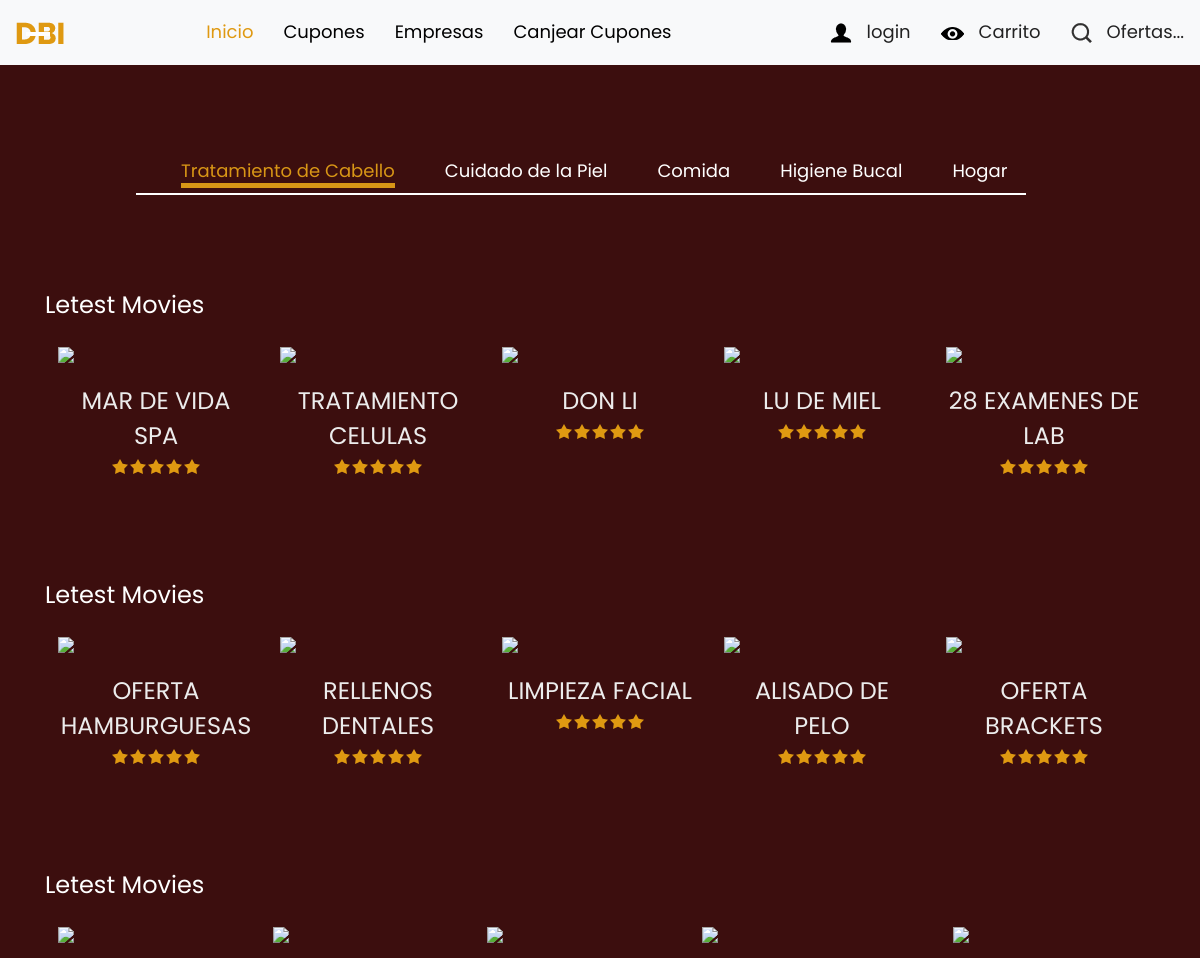
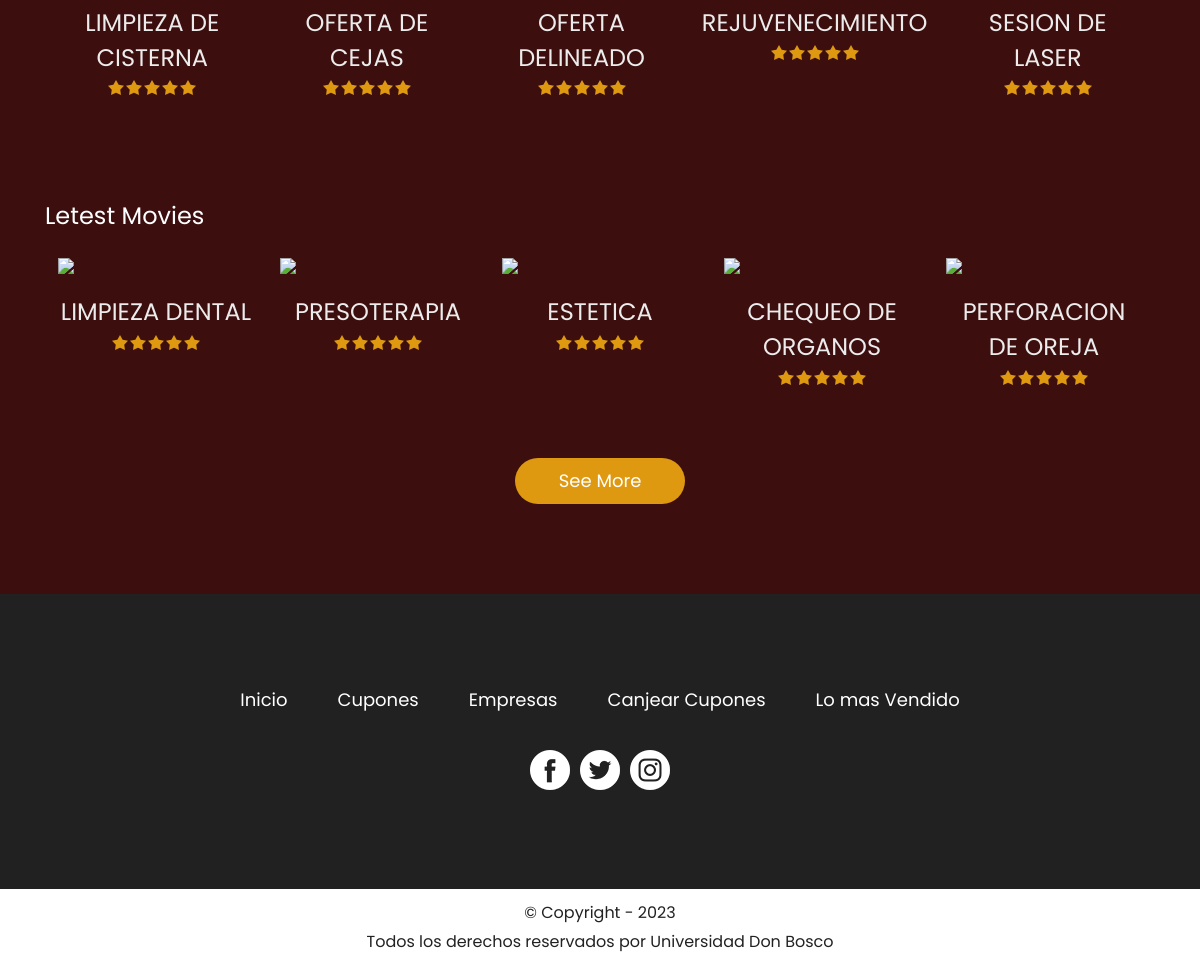
The app's page /Cuponeria/Cupon with its own data (2 pictures, top to bottom).
### tables this page shows
CREATE TABLE IF NOT EXISTS `cupon` (
  `id_cupon` varchar(7) NOT NULL,
  `titulo_cupon` varchar(20) NOT NULL,
  `precio_regular_cupon` float NOT NULL,
  `precio_oferta_cupon` float NOT NULL,
  `fecha_inicio_of_cupon` datetime NOT NULL,
  `fecha_final_of_cupon` datetime NOT NULL,
  `fecha_limite_cupon` datetime NOT NULL,
  `descripcion_cupon` varchar(255) NOT NULL,
  `cantidad_cupon` int(255) NOT NULL,
  `estado_cupon` tinyint(1) NOT NULL,
  `id_empresa` varchar(5) NOT NULL,
  `imagen` varchar(20) NOT NULL,
  PRIMARY KEY (`id_cupon`),
  KEY `Cupon_fk0` (`id_empresa`)
);

### Controlador/CuponControlador.php (called while the page is built, shortened)
<?php
require_once 'Controlador.php';
require_once './Modelo/CuponModelo.php';
class CuponControlador extends Controlador{
    private $model;
    function __construct(){
        $this->model=new CuponModelo();
    }
    public function Index(){
        $viewBag=array();
        $cupones=$this->model->get();
        $viewBag['cupones']=$cupones;
        $this->render("index.php",$viewBag);
    }
}

### Modelo/CuponModelo.php (called while the page is built, shortened)
<?php
require_once 'Modelo.php';
class CuponModelo extends Modelo{
    public function get($id=''){
        if($id==''){
            $query="SELECT * from  cupon";
            return $this->getQuery($query);
        }
        else{
            $query="SELECT * FROM Cupon WHERE id_cupon=:id_cupon";
            return $this->getQuery($query,['id_cupon'=>$id]);
        }
    }
}

### Modelo/Modelo.php (called while the page is built, shortened)
<?php
abstract class Modelo{
    private $hostname="localhost";
    private $user="root";
    private $pass="";
    private $db="Cuponeria";
    private $conn;
    protected function openConnection(){
        try{
        $this->conn=new PDO("mysql:host=$this->hostname;dbname=$this->db;charset=utf8",$this->user,$this->pass);
        }
        catch(PDOException $e){
            echo $e->getMessage();
        }
    }
    protected function closeConnection(){
        $this->conn=null;
    }
    protected function getQuery($query,$params=array()){
    try {
        $st=$this->conn->prepare($query);
        $st->execute($params);
        $rows=$st->fetchAll();
        return $rows;
    } catch (Exception $e) {
        $this->closeConnection();
        return null;
    }
}
}

### Vista/Cupon/index.php (the view, shortened to what this page needs)
<!DOCTYPE html>
<html lang="en">
<head>
    <?php
        include './Vista/cabecera.php';
    ?>
</head>
<body>
    <?php
        include './Vista/menu.php';
    ?>
    <div class="movies_section layout_padding">
         <div class="container">
            <div class="movies_menu">
               <ul>
                  <li class="active"><a href="#">Tratamiento de Cabello</a></li>
                  <li><a href="#">Cuidado de la Piel</a></li>
                  <li><a href="#">Comida</a></li>
                  <li><a href="#">Higiene Bucal</a></li>
                  <li><a href="#">Hogar</a></li>
               </ul>
            </div>
            <?php
               $index=0;
               $filas=explode(".",count($cupones)/5);
               $filas= count($filas)==1?$filas[0]:$filas[0]+1;
               for($j=0;$j<$filas;$j++){
             ?>
              <div class="movies_section_2 layout_padding">
               <h2 class="letest_text">Letest Movies</h2>
               <div class="movies_main">
                  <div class="iamge_movies_main">
                    <?php
                    for($n=0;$n<5;$n++){
                     $cupon=$cupones[$index];
                    ?>
                    <div class="iamge_movies">
                        <div class="image_3">
                        </div>
                        <h1 class="code_text"><?=$cupon['titulo_cupon']?></h1>
                        <div class="star_icon">
                           <ul>
                                <?php
                                    for ($i=0; $i < 5; $i++) {
                                ?>
                                    <li><a href="#"><img src="<?=PATH?>/Vista/assets/img/menu/star-icon.png"></a></li>
                                <?php
                                    }
                                ?>
                           </ul>
                        </div>
                     </div>
                    <?php
                     $index+=1;
                    }
                    ?>
                  </div>
               </div>
            </div>
             <?php
               }
            ?>
            <div class="seebt_1"><a href="#">See More</a></div>
         </div>
      </div>
    <?php
        include './Vista/footer.php'
    ?>
</body>
</html>

### Vista/cabecera.php (shortened to what this page needs)
<link rel="stylesheet" href="https://netdna.bootstrapcdn.com/font-awesome/4.0.3/css/font-awesome.css">
<link rel="stylesheet" href="https://cdnjs.cloudflare.com/ajax/libs/fancybox/2.1.5/jquery.fancybox.min.css" media="screen">
<link href="https://unpkg.com/gijgo@1.9.13/css/gijgo.min.css" rel="stylesheet" type="text/css" />
<link href="<?=PATH?>/Vista/assets/css/bootstrap.min.css" rel="stylesheet" type="text/css">
<link href="<?=PATH?>/Vista/assets/css/estilo.css" rel="stylesheet" type="text/css">
<link href="<?=PATH?>/Vista/assets/css/responsive.css" rel="stylesheet">
<link href="<?=PATH?>/Vista/assets/css/jquery.mCustomScrollbar.min.css" rel="stylesheet">
<link href="<?=PATH?>/Vista/assets/css/owl.carousel.min.css" rel="stylesheet">
<link href="<?=PATH?>/Vista/assets/css/owl.theme.default.min.css" rel="stylesheet">
<link href="<?=PATH?>/Vista/assets/css/estilotabla.css" rel="stylesheet">

### Vista/menu.php (shortened to what this page needs)
<div class="header_section">
    <nav class="navbar navbar-expand-lg navbar-light bg-light">
        <a class="logo" href="<?=PATH?>/Vista/Principal/index.php"><img src="<?=PATH?>/Vista/assets/img/menu/logo.png"></a>
        <div class="collapse navbar-collapse" id="navbarSupportedContent">
            <ul class="navbar-nav mr-auto">
                <li class="nav-item active">
                    <a class="nav-link" href="<?=PATH?>/Cupon/principal">Inicio</a>
                </li>
                <li class="nav-item">
                    <a class="nav-link" href="<?=PATH?>/Cupon">Cupones</a>
                </li>
                <li class="nav-item">
                    <a class="nav-link" href="<?=PATH?>/Empresa">Empresas</a>
                </li>
                <li class="nav-item">
                    <a class="nav-link" href="#">Canjear Cupones</a>
                </li>
            </ul>
        <div class="search_icon"><a href="<?=PATH?>/Usuario/login"><img src="<?=PATH?>/Vista/assets/img/menu/user-icon.png"><span class="padding_left_15">login</span></a></div>
        <div class="search_icon"><a href="#"><img src="<?=PATH?>/Vista/assets/img/menu/eye-icon.png"><span class="padding_left_15">Carrito</span></a></div>
        <div class="search_icon"><a href="#"><img src="<?=PATH?>/Vista/assets/img/menu/search-icon.png"><span class="padding_left_15">Ofertas...</span></a></div>
        </div>
    </nav>
</div>

### Vista/footer.php
<div class="footer_section layout_padding">
    <div class="container">
        <div class="footer_menu">
            <ul>
                <li><a href="<?=PATH?>/Cupon/Principal">Inicio</a></li>
                <li><a href="<?=PATH?>/Cupon">Cupones</a></li>
                <li><a href="<?=PATH?>/Empresa">Empresas</a></li>
                <li><a href="#">Canjear Cupones</a></li>
                <li><a href="#">Lo mas Vendido</a></li>
            </ul>
        </div>
        <div class="social_icon">
            <ul>
                <li><a href="#"><img src="<?=PATH?>/Vista/assets/img/menu/fb-icon.png"></a></li>
                <li><a href="#"><img src="<?=PATH?>/Vista/assets/img/menu/twitter-icon.png"></a></li>
                <li><a href="#"><img src="<?=PATH?>/Vista/assets/img/menu/instagram-icon.png"></a></li>
            </ul>
        </div>
    </div>
</div>
<div class="copyright_section">
    <div class="container">
        <div class="copyright_text">&copy; Copyright - 2023 <br>Todos los derechos reservados por <a href="https://www.udb.edu.sv/udb">Universidad Don Bosco</a></div>
    </div>
</div>

### index.php (shortened to what this page needs)
<?php
require_once 'Controlador/CuponControlador.php';
$url=$_SERVER['REQUEST_URI'];
$url=explode("/",$url);
if(!($url[2]=="")){
    $method=empty($url[3])?"index":$url[3];
    $param=empty($url[4])?"":$url[4];
    $controlador=new $controller();
    $controlador->$method($param);
}else{
    header('location:'.PATH."/Cupon/Principal");
}

### Controlador/Controlador.php (shortened to what this page needs)
<?php
abstract class Controlador{
    public function render($view,$viewBag=array()){
        $file="Vista/".static::class."/$view";
       $file=str_replace("Controlador","",$file);
       if(is_file($file)){
        extract($viewBag);
        require($file);
        $content=ob_get_contents();
        echo $content;
       }
       else{
        echo "No existe esta vista";
       }
    }
}

### Vista/assets/css/estilo.css (style rules this page uses)
* { box-sizing: border-box !important; transition: ease all 0.5s; }
html { scroll-behavior: smooth; }
body { color: #666666; font-size: 14px; font-family: poppins; line-height: 1.80857; font-weight: normal; overflow-x: hidden; }
a { color: #1f1f1f; text-decoration: none !important; outline: none !important; -webkit-transition: all .3s ease-in-out; -moz-transition: all .3s ease-in-out; -ms-transition: all .3s ease-in-out; -o-transition: all .3s ease-in-out; transition: all .3s ease-in-out; }
h1, h2, h3, h4, h5, h6 { letter-spacing: 0; font-weight: normal; position: relative; padding: 0 0 10px 0; font-weight: normal; line-height: normal; color: #111111; margin: 0 }
h1 { font-size: 24px }
h2 { font-size: 22px }
*, *::after, *::before { -webkit-box-sizing: border-box; -moz-box-sizing: border-box; box-sizing: border-box; }
ul, li, ol { margin: 0px; padding: 0px; list-style: none; }
a { color: #222222; text-decoration: none; outline: none !important; }
a, .btn { text-decoration: none !important; outline: none !important; -webkit-transition: all .3s ease-in-out; -moz-transition: all .3s ease-in-out; -ms-transition: all .3s ease-in-out; -o-transition: all .3s ease-in-out; transition: all .3s ease-in-out; }
img { max-width: 100%; height: auto; }
.layout_padding { padding-top: 90px; padding-bottom: 0px; }
.logo { width: 15%; float: left; }
.navbar-light .navbar-nav .active>.nav-link, .navbar-light .navbar-nav .nav-link.active, .navbar-light .navbar-nav .nav-link.show, .navbar-light .navbar-nav .show>.nav-link { color: #df9911; }
.navbar-expand-lg .navbar-nav .nav-link { padding-right: 15px; padding-left: 15px; font-size: 18px; color: #000000; }
.padding_left_15 { padding-left: 15px; }
.search_icon { font-size: 18px; color: #000; padding-left: 30px; }
.movies_section { width: 100%; float: left; background-color: #3c0e0e; height: auto; padding-bottom: 90px; }
.movies_menu { width: 80%; margin: 0 auto; text-align: inherit; }
.movies_menu ul { margin: 0px; padding: 0px; display: inline-block; text-align: center; }
.movies_menu li { float: left; font-size: 18px; color: #ffffff; padding: 0px 25px; }
.movies_menu li a { color: #ffffff; }
.movies_menu:after { content: ''; border: 1px solid #ffffff; position: relative; width: 890px; text-align: center; right: 0; top: -2px; margin: 0 auto; display: flex; justify-content: center; left: -20px; z-index: 0; }
.movies_menu li.active a { color: #d89616; border-bottom: 5px solid #d89616; z-index: 2; position: relative; }
.movies_section_2 { width: 100%; float: left; }
.letest_text { width: 100%; float: left; font-size: 24px; color: #ffffff; }
.movies_main { width: 100%; float: left; }
.image_3 { position: relative; width: 100%; padding-top: 15px; }
.code_text { width: 100%; float: left; font-size: 24px; color: #ececec; text-align: center; text-transform: uppercase; padding-top: 20px; padding-bottom: 0px; }
.star_icon { width: 100%; margin: 0 auto; text-align: center; }
.star_icon ul { margin: 0px; padding: 0px; display: inline-block; }
.star_icon li { float: left; padding: 0px 1px; }
.seebt_1 { width: 170px; margin: 0 auto; text-align: center; }
.seebt_1 a { width: 170px; float: right; font-size: 18px; color: #ffffff; text-align: center; background-color: #df9911; padding: 7px 0px; border-radius: 30px; margin-top: 60px; }
.footer_section { width: 100%; float: left; background-color: #212121; height: auto; padding: 90px 0px; }
.footer_menu { width: 100%; margin: 0 auto; text-align: center; }
.footer_menu ul { margin: 0px; padding: 0px; display: inline-block; text-align: center; }
.footer_menu li { float: left; font-size: 18px; color: #ffffff; padding: 0px 25px; }
.footer_menu li a { color: #ffffff; }
.social_icon { width: 100%; margin: 0 auto; text-align: center; }
.social_icon ul { margin: 0px; padding: 0px; display: inline-block; }
.social_icon li { float: left; padding: 25px 5px 0px 5px; }
.iamge_movies_main { width: 100%; display: flex; }
.iamge_movies { width: 100%; float: left; margin: 0px 13px; }
.copyright_section { width: 100%; float: left; background-color: #ffffff; height: auto; padding: 10px 0px; }
.copyright_text { width: 100%; float: left; color: #222222; text-align: center; font-size: 16px; margin-left: 0px; }
.copyright_text a { color: #222222; }

### records on screen
cupon: titulo_cupon "MAR DE VIDA SPA"
cupon: titulo_cupon "TRATAMIENTO CELULAS"
cupon: titulo_cupon "DON LI"
cupon: titulo_cupon "LU DE MIEL"
cupon: titulo_cupon "28 EXAMENES DE LAB"
cupon: titulo_cupon "OFERTA HAMBURGUESAS"
cupon: titulo_cupon "RELLENOS DENTALES"
cupon: titulo_cupon "LIMPIEZA FACIAL"
cupon: titulo_cupon "ALISADO DE PELO"
cupon: titulo_cupon "OFERTA BRACKETS"
cupon: titulo_cupon "LIMPIEZA DE CISTERNA"
cupon: titulo_cupon "OFERTA DE CEJAS"
cupon: titulo_cupon "OFERTA DELINEADO"
cupon: titulo_cupon "REJUVENECIMIENTO"
cupon: titulo_cupon "SESION DE LASER"
cupon: titulo_cupon "LIMPIEZA DENTAL"
cupon: titulo_cupon "PRESOTERAPIA"
cupon: titulo_cupon "ESTETICA"
cupon: titulo_cupon "CHEQUEO DE ORGANOS"
cupon: titulo_cupon "PERFORACION DE OREJA"
